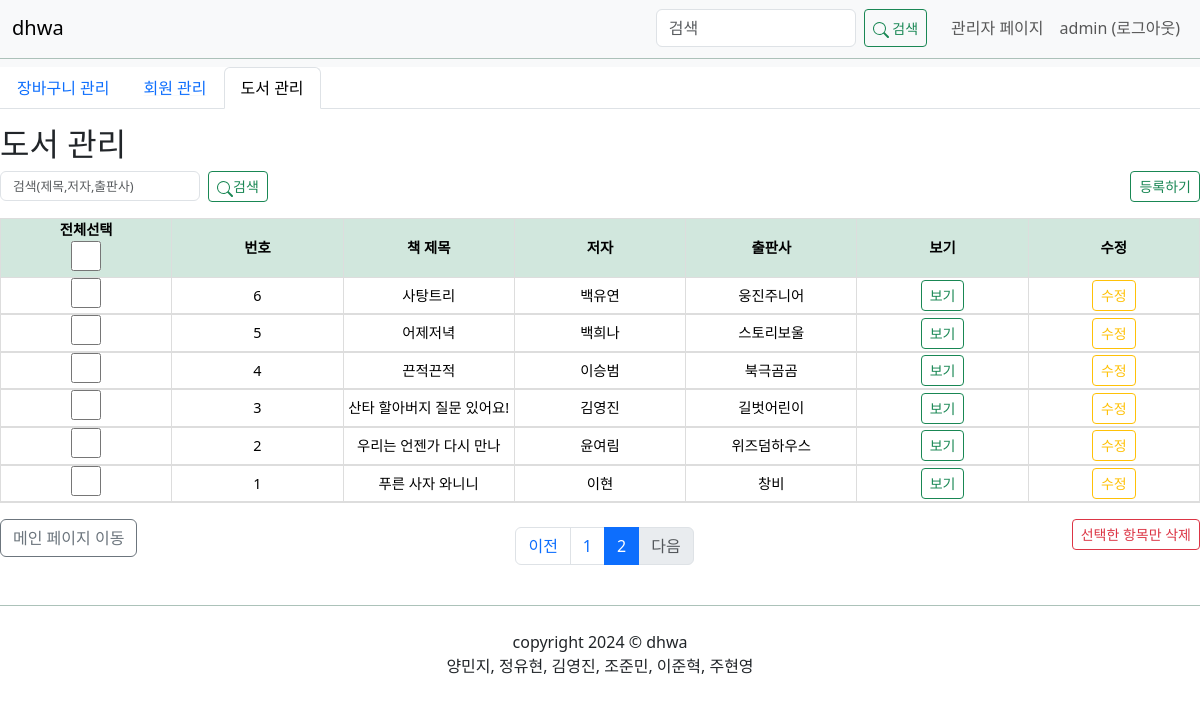
The page /dhwa_list/admin_book?page=2 (signed in) on the database its author committed.
### minhwa/models.py (models this page shows)
class DHWAUSER(db.Model):
    id = db.Column(db.Integer, primary_key=True)
    username = db.Column(db.String(150), unique=True, nullable=False)
    password = db.Column(db.String(150), nullable=False)
    tell = db.Column(db.String(30), nullable=True)
    email = db.Column(db.String(120), unique=True, nullable=True)
    address = db.Column(db.Text(), nullable=True)
    postcode = db.Column(db.Integer, nullable=True)

class DHWALIST(db.Model):
    list_id = db.Column(db.Integer, primary_key=True)
    subject = db.Column(db.String(150), nullable=False)
    writer = db.Column(db.String(150), nullable=False)
    img = db.Column(db.String(500), nullable=True)
    publi = db.Column(db.String(150), nullable=True)

### minhwa/views/list_views.py (the view)
@bp.route('/admin_book', methods=['GET'])
def book():
    admin_user_id = session.get('user_id')  # 세션에서 user_id 가져오기
    if not admin_user_id:
        flash('로그인이 필요한 페이지입니다.')
        return redirect(url_for('auth.login'))
    admin_user = DHWAUSER.query.get(admin_user_id)  # 사용자 정보 조회
    if admin_user.username != 'admin':
        flash('상품 관리 페이지는 관리자만 접속할 수 있습니다.')
        return redirect(url_for('auth.login'))
    page = request.args.get('page', 1, type=int)
    per_page = 8  # 한 페이지당 표시할 항목 수
    active_tab = request.args.get('active_tab', 'books')  # 기본 탭은 상품 관리
    query = request.args.get('q', '')  # 검색어 가져오기
    if query:
        query_clean = query.replace(' ', '')  # 공백 제거
        dhwa_list = DHWALIST.query.filter(
            func.replace(DHWALIST.subject, ' ', '').ilike(f'%{query_clean}%') |
            func.replace(DHWALIST.writer, ' ', '').ilike(f'%{query_clean}%') |
            func.replace(DHWALIST.publi, ' ', '').ilike(f'%{query_clean}%')
        ).paginate(page=page, per_page=per_page)
    else:
        dhwa_list = DHWALIST.query.order_by(DHWALIST.list_id.desc()).paginate(page=page, per_page=per_page, error_out=False)
    return render_template(
        'list/admin_book.html',
        dhwa_list=dhwa_list,
        active_tab=active_tab,
        query=query  # 검색어를 템플릿에 전달
    )

### minhwa/views/mypage_views.py (called while the page is built)
@bp.before_app_request
def load_logged_in_user():
    user_id = session.get('user_id')
    if user_id:
        g.user = DHWAUSER.query.get(user_id)
    else:
        g.user = None

### minhwa/templates/list/admin_book.html (shortened to what this page needs)
{% extends 'base.html' %}
{% block content %}
    <div>
        <ul class="nav nav-tabs" id="myTab" role="tablist">
            <li class="nav-item" role="presentation">
                <a class="nav-link {% if active_tab == 'cart' %}active{% endif %}"
                   id="cart-tab"
                   href="{{ url_for('cart.admin_cart_users') }}"
                   role="tab"
                   aria-controls="cart"
                   aria-selected="{% if active_tab == 'cart' %}true{% else %}false{% endif %}">
                   장바구니 관리
                </a>
            </li>
            <li class="nav-item" role="presentation">
                <a href="{{ url_for('auth.select_users') }}" class="link-underline-light">
                <button class="nav-link" id="contact-tab" data-bs-toggle="tab" data-bs-target="#contact-tab-pane"
                type="button" role="tab" aria-controls="contact-tab-pane"
                aria-selected="false">회원 관리</button>
                </a>
            </li>
            <li class="nav-item" role="presentation">
                <a class="nav-link {% if active_tab == 'books' %}active{% endif %}"
                   id="books-tab"
                   href="{{ url_for('dhwa_list.book', active_tab='books') }}"
                   role="tab"
                   aria-controls="books"
                   aria-selected="{% if active_tab == 'books' %}true{% else %}false{% endif %}">
                   도서 관리
                </a>
            </li>
        </ul>
        <div class="tab-content mt-3" id="myTabContent">
            <div class="tab-pane fade {% if active_tab == 'books' %}show active{% endif %}" id="books" role="tabpanel" aria-labelledby="books-tab">
                <h2>도서 관리</h2>
                <form class="d-flex me-3 search-form show_search" action="{{ url_for('dhwa_list.book') }}" method="get">
                    <input class="form-control me-2" type="search" placeholder="검색(제목,저자,출판사)" aria-label="Search" name="q" value="{{ request.args.get('q', '') }}">
                    <button class="btn btn-outline-success btn-sm" type="submit">
                        <svg xmlns="http://www.w3.org/2000/svg" width="16" height="16" fill="currentColor" class="bi bi-search" viewBox="0 0 16 16">
                            <path d="M11.742 10.344a6.5 6.5 0 1 0-1.397 1.398h-.001q.044.06.098.115l3.85 3.85a1 1 0 0 0 1.415-1.414l-3.85-3.85a1 1 0 0 0-.115-.1zM12 6.5a5.5 5.5 0 1 1-11 0 5.5 5.5 0 0 1 11 0"/>
                        </svg>검색</button>
                </form>
                <div class="d-flex justify-content-end mb-3 show_btn">
                    <button class="btn btn-outline-success btn-sm" type="button" data-bs-toggle="collapse" data-bs-target="#addBookForm" aria-expanded="false" aria-controls="addBookForm">
                        등록하기
                    </button>
                </div>
                <table class="table">
                    <thead>
                        <tr class="text-center table-success">
                            <th>전체선택<br><input type="checkbox" id="select-all"> </th>
                            <th>번호</th>
                            <th>책 제목</th>
                            <th>저자</th>
                            <th>출판사</th>
                            <th>보기</th>
                            <th>수정</th>
                        </tr>
                    </thead>
                    <tbody>
                        {% for dhwa in dhwa_list.items %}
                        <tr class="text-center">
                            <td><input type="checkbox" class="book-checkbox" data-id="{{ dhwa.list_id }}"></td>
                            <td>{{ dhwa.list_id }}</td>
                            <td>{{ dhwa.subject }}</td>
                            <td>{{ dhwa.writer }}</td>
                            <td>{{ dhwa.publi }}</td>
                            <td>
                                <a href="{{ url_for('dhwa_list.detail', dhwa_id=dhwa.list_id, active_tab='books') }}" class="btn btn-outline-success btn-sm">보기</a>
                            </td>
                            <td>
                                <button class= "btn btn-outline-warning btn-sm" type="button" data-bs-toggle="collapse" data-bs-target="#editBookForm{{ dhwa.list_id }}" aria-expanded="false" aria-controls="editBookForm{{ dhwa.list_id }}">
                                    수정
                                </button>
                            </td>
                        </tr>
                        <tr>
                            <td colspan="7">
                            </td>
                        </tr>
                        {% else %}
                        <tr>
                            <td colspan="7">등록된 상품이 없습니다.</td>
                        </tr>
                        {% endfor %}
                    </tbody>
                </table>
                <div class="d-flex justify-content-between show_search">
                    <a href="{{ url_for('main.index') }}" class="btn btn-outline-secondary">메인 페이지 이동</a>
                </div>
                <div class="d-flex justify-content-end mb-3 show_btn">
                    <button class="btn btn-outline-danger btn-sm" type="button" id="book_delete-selected">선택한 항목만 삭제</button>
                </div>
                <div class="d-flex justify-content-center mt-4">
                    <ul class="pagination">
                        {% if dhwa_list.has_prev %}
                        <li class="page-item">
                            <a class="page-link" href="{{ url_for('dhwa_list.book', page=dhwa_list.prev_num) }}" aria-label="Previous">
                                <span aria-hidden="true">이전</span>
                            </a>
                        </li>
                        {% else %}
                        <li class="page-item disabled">
                            <span class="page-link">이전</span>
                        </li>
                        {% endif %}
                        {% for page_num in range(1, dhwa_list.pages + 1) %}
                        <li class="page-item {% if page_num == dhwa_list.page %}active{% endif %}">
                            <a class="page-link" href="{{ url_for('dhwa_list.book', page=page_num) }}">{{ page_num }}</a>
                        </li>
                        {% endfor %}
                        {% if dhwa_list.has_next %}
                        <li class="page-item">
                            <a class="page-link" href="{{ url_for('dhwa_list.book', page=dhwa_list.next_num) }}" aria-label="Next">
                                <span aria-hidden="true">다음</span>
                            </a>
                        </li>
                        {% else %}
                        <li class="page-item disabled">
                            <span class="page-link">다음</span>
                        </li>
                        {% endif %}
                    </ul>
                </div>
    {% endblock %}

### minhwa/templates/navbar.html (shortened to what this page needs)
<nav class="navbar navbar-expand-lg navbar-light bg-light">
    <div class="container-fluid">
        <a class="navbar-brand" href="{{ url_for('dhwa_list._list') }}">dhwa</a>
        <div class="collapse navbar-collapse" id="navbarNav">
            <div class="d-flex align-items-center ms-auto">
            <form class="d-flex me-3" action="{{ url_for('dhwa_list.search') }}" method="get">
                <input class="form-control me-2" type="search" placeholder="검색" aria-label="Search" name="q" style="max-width: 200px;" value="{{ request.args.get('q', '') }}">
                <button class="btn btn-outline-success btn-sm" type="submit">
                    <svg xmlns="http://www.w3.org/2000/svg" width="16" height="16" fill="currentColor" class="bi bi-search" viewBox="0 0 16 16">
                        <path d="M11.742 10.344a6.5 6.5 0 1 0-1.397 1.398h-.001q.044.06.098.115l3.85 3.85a1 1 0 0 0 1.415-1.414l-3.85-3.85a1 1 0 0 0-.115-.1zM12 6.5a5.5 5.5 0 1 1-11 0 5.5 5.5 0 0 1 11 0"/>
                      </svg> 검색 </button>
            </form>
            <ul class="navbar-nav ms-auto">
                {% if g.user %}
                    <li class="nav-item">
                        {% if g.user.username == 'admin' %}
                            <a class="nav-link" href="{{ url_for('cart.admin_cart_users') }}">관리자 페이지</a>
                        {% else %}
                            <a class="nav-link" href="{{ url_for('mypage.mypage') }}">내 정보</a>
                        {% endif %}
                    </li>
                    <li class="nav-item">
                        <a class="nav-link" href="{{ url_for('auth.logout') }}">
                            {{ g.user.username }} (로그아웃)
                        </a>
                    </li>
                {% endif %}
            </ul>
        </div>
        </div>
    </div>
</nav>

### minhwa/static/bookcss/admin_users.css (style rules this page uses)
input[type="checkbox"] { width: 30px; height: 30px; }
.container-fluid { border-bottom: 1px solid rgba(4, 70, 39, 0.308); padding-bottom: 10px; }
.show_btn { float: right; }
.show_search { float: left; }
.search-form input[type="search"] { width: 200px; height: 30px; font-size: 0.8rem; margin-right: 10px; }

### minhwa/static/bookcss/admin_book.css (style rules this page uses)
html, body { width: 100%; height: 100%; margin: 0; padding: 0; overflow-x: hidden; }
.table { width: 100%; table-layout: fixed; border-collapse: collapse; font-size: 0.9rem; }
.table th, .table td { text-align: center; vertical-align: middle; padding: 0px; border: 1px solid #ddd; word-wrap: break-word; }
.show_btn { float: right; }
.show_search { float: left; }
.search-form input[type="search"] { width: 200px; height: 30px; font-size: 0.8rem; margin-right: 10px; }

### minhwa/static/bookcss/style.css (style rules this page uses)
input[type="checkbox"] { width: 30px; height: 30px; }
table { text-align: center; margin-top: 20px; }
th, td, tr { vertical-align: middle; }
.search-form input[type="search"] { width: 200px; height: 30px; font-size: 0.8rem; margin-right: 10px; }

### rows shown on the page
DHWAUSER: user.username "admin"
DHWALIST: list_id "6", subject "사탕트리", writer "백유연", publi "웅진주니어"
DHWALIST: list_id "5", subject "어제저녁", writer "백희나", publi "스토리보울"
DHWALIST: list_id "4", subject "끈적끈적", writer "이승범", publi "북극곰곰"
DHWALIST: list_id "3", subject "산타 할아버지 질문 있어요!", writer "김영진", publi "길벗어린이"
DHWALIST: list_id "2", subject "우리는 언젠가 다시 만나", writer "윤여림", publi "위즈덤하우스"
DHWALIST: list_id "1", subject "푸른 사자 와니니", writer "이현", publi "창비"

### other values the page prints
{{ page_num }} "1" "2"
